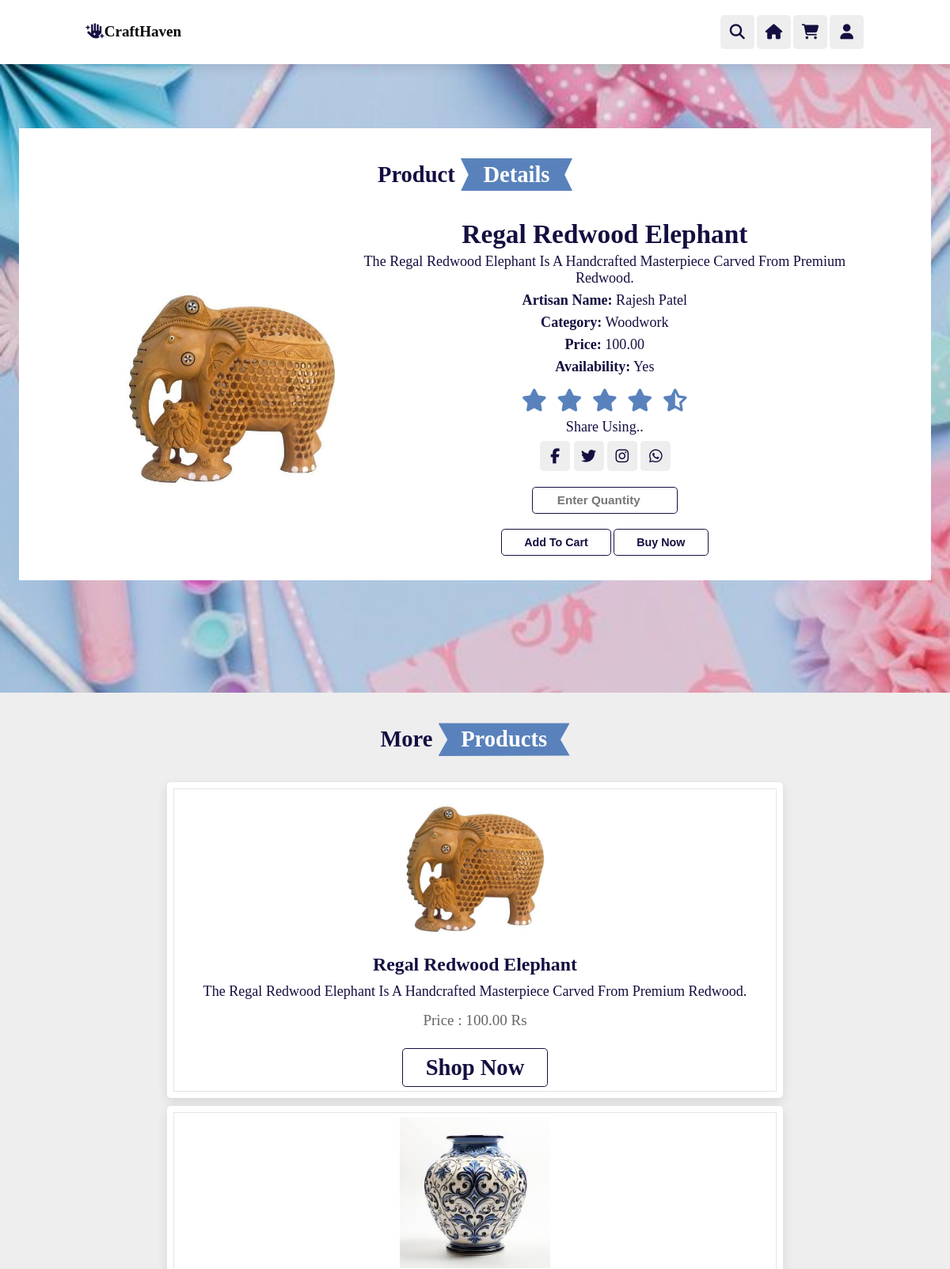
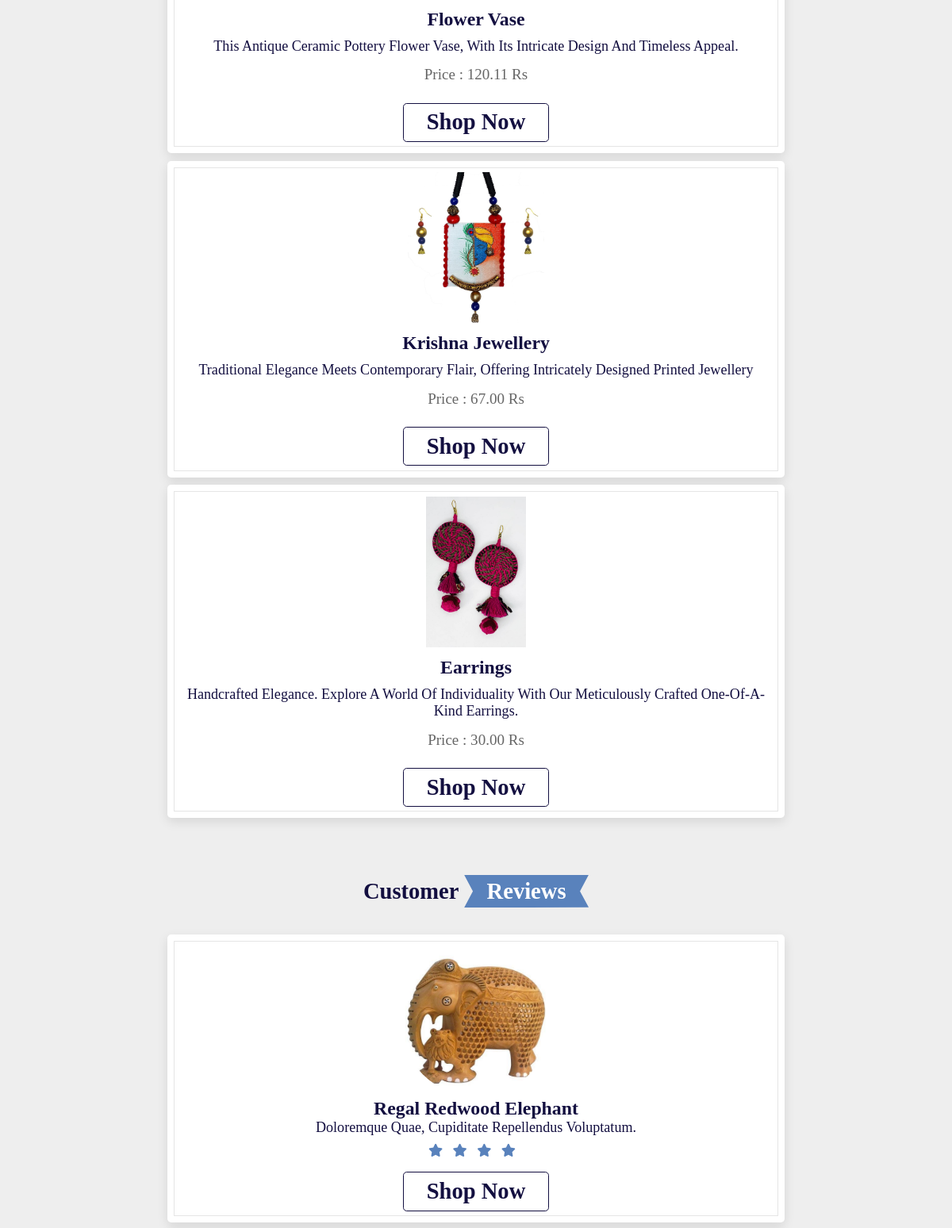
Page /ProductDetails.php?id=1 (upper part) on the committed database (2 pictures, top to bottom).
### tables this page shows
CREATE TABLE `products1` (
  `ProductID` int(11) NOT NULL,
  `ArtisanID` int(11) NOT NULL,
  `Title` varchar(100) NOT NULL,
  `Description` text NOT NULL,
  `Price` decimal(10,2) NOT NULL,
  `Availability` tinyint(1) NOT NULL,
  `Images` text NOT NULL,
  `Category` varchar(50) NOT NULL
);

CREATE TABLE `artisans1` (
  `ArtisanID` int(11) NOT NULL,
  `Name` varchar(100) NOT NULL,
  `Bio` text NOT NULL,
  `ContactInfo` varchar(255) NOT NULL,
  `ProfilePicture` varchar(255) NOT NULL,
  `Artisan_Password` varchar(255) NOT NULL
);

### ProductDetails.php (the view, shortened to what this page needs)
<?php
$con = mysqli_connect('localhost','root','','crafthaven_project');
if($con){
    if (isset($_GET['searchname'])) {
        $searchname = mysqli_real_escape_string($con, $_GET['searchname']);
        $query = "SELECT p.*, a.Name
        FROM `products1` p
        JOIN `artisans1` a ON p.ArtisanID = a.ArtisanID
        WHERE Title LIKE '%$searchname%' or Category LIKE '%$searchname%' ";
        $result = mysqli_query($con, $query);
        if ($row = mysqli_fetch_assoc($result)) {
            $ArtisanID = $row["ArtisanID"];
            $Artisan_Name = $row["Name"];
            $Images = $row["Images"];
            $Title =  $row["Title"];
            $Description =  $row["Description"] ;
            $Price =  $row["Price"];
            if($row["Availability"]==1)
            {
                $Availability = "yes";
            }
            else
            {
                $Availability = "No";
            }
            $Category = $row["Category"];
        } else {
            echo "<script>alert('No product or category find such as : $searchname'); </script>";
            $product_id = 1;
            $query = "SELECT p.*, a.Name
              FROM `products1` p
              JOIN `artisans1` a ON p.ArtisanID = a.ArtisanID
              WHERE p.ProductID = $product_id";
            $result = mysqli_query($con, $query);
            if ($row = mysqli_fetch_assoc($result)) {
                $ProductID= $row["ProductID"];
                $ArtisanID = $row["ArtisanID"];
                $Artisan_Name = $row["Name"];
                $Images = $row["Images"];
                $Title =  $row["Title"];
                $Description =  $row["Description"] ;
                $Price =  $row["Price"];
                if($row["Availability"]==1)
                {
                    $Availability = "yes";
                }
                else
                {
                    $Availability = "No";
                }
                $Category = $row["Category"];
            }
        }
    } elseif (isset($_GET['id'])) {
        $product_id = $_GET['id'];
        $query = "SELECT p.*, a.Name
          FROM `products1` p
          JOIN `artisans1` a ON p.ArtisanID = a.ArtisanID
          WHERE p.ProductID = $product_id";
        $result = mysqli_query($con, $query);
        if ($row = mysqli_fetch_assoc($result)) {
            $Artisan_Name = $row["Name"];
            $Images = $row["Images"];
            $Title =  $row["Title"];
            $Description =  $row["Description"] ;
            $Price =  $row["Price"];
            if($row["Availability"]==1)
            {
                $Availability = "yes";
            }
            else
            {
                $Availability = "No";
            }
            $Category = $row["Category"];
        } else {
            echo "Product not found.";
            exit;
        }
    } else {
        echo "invalid product ID.";
        exit();
    }
}
else
{
    die(mysqli_error($con));
}
?>
<!DOCTYPE html>
<html lang="en">
<head>
    <link href="https://cdnjs.cloudflare.com/ajax/libs/font-awesome/6.5.2/css/all.min.css" rel="stylesheet">
    <link href="css\ProductDetails.css" rel="stylesheet">
    <link rel="stylesheet" href="https://unpkg.com/swiper@7/swiper-bundle.min.css">
</head>
<body>
<header class="header">
<div class="logo">
        <h1><i class="fas fa-hand-sparkles"></i>CraftHaven</h1>
        </div>
    <div class="icons">
        <div class="fas fa-search" id="search-btn"></div>
        <div class="fas fa-home" id="home-btn" name="homepage"></div>
        <div class="fas fa-shopping-cart" id="cart-btn"></div>
        <div class="fas fa-user" id="Profile-btn"></div>
    </div>
</header>
<section class="home">
    <section class="information">
    <h1 class="heading">Product <span> Details</span></h1>
    <table class="styled-table">
        <tbody>
            <tr>
                <td>
                    <div class="profiles">
                         <img src='user_images/<?php echo $Images ; ?>' alt="Product Image">
                    </div>
                </td>
                <td>
                    <div class="product_details">
                        <h3><?php echo $Title ; ?></h3>
                        <p><?php echo $Description ; ?></p>
                        <p><strong>Artisan Name:</strong> <?php echo $Artisan_Name ; ?></p>
                        <p><strong>Category:</strong> <?php echo $Category ; ?></p>
                        <p><strong>Price:</strong> <?php echo $Price ; ?></p>
                        <p><strong>Availability:</strong> <?php echo $Availability ; ?></p>
                        <div class="stars">
                        <i class="fas fa-star"></i>
                        <i class="fas fa-star"></i>
                        <i class="fas fa-star"></i>
                        <i class="fas fa-star"></i>
                        <i class="fas fa-star-half-alt"></i>
                    	</div>
                        <p>Share using..</p>
                        <diV class="share">
                            <a href="#" class="fab fa-facebook-f"></a>
                            <a href="#" class="fab fa-twitter"></a>
                            <a href="#" class="fab fa-instagram"></a>
                            <a href="#" class="fab fa-whatsapp"></a>
                        </diV>
                        <br>
                        <form action="" method="post" >
                        <input type="number" id="quantity" name="quantity" class="QTY"
                        placeholder="Enter Quantity" required="required">
                        <br>
                        <div class="btn-groups" >
                        <input type="submit" class="btn" name="Addtocart" value="Add to Cart">
                        <input type="submit" class="btn" name="BuyNow" value="Buy Now">
                        </div>
                    </form>
                </td>
            </tr>
        </tbody>
    </table>
    </section>
</section>
<section class="crafts" id="products">
            <h1 class="heading">More <span>Products</span></h1>
            <div class="swiper crafts-slider">
                <div class="swiper-wrapper">
                <?php
			$con = mysqli_connect('localhost','root','','crafthaven_project');
			if($con){
     				$select_query = "select * from `products1`";
                 		$result = mysqli_query($con, $select_query);
                 		while( $row = mysqli_fetch_assoc($result))
                 		{
                                $ProductID1 = $row["ProductID"];
                    			$Images = $row["Images"];
                     			$Title =  $row["Title"];
                     			$Description =  $row["Description"] ;
                     			$Price =  $row["Price"];
                                echo"
                                <diV class='swiper-slide box'>
                                <img src='user_images/$Images' alt='image'><br><br>
                                <h3>$Title</h3>
                                <br>
                                <p>$Description </p><br>
                                <p class='price'>Price : $Price rs</p><br>
                                <a href='ProductDetails.php?id=$ProductID1' class='btn'>Shop Now</a>
                            </diV>";
                		 }
			}
			else
			{
    				die(mysqli_error($con));
			}
		?>
           </div>
            </div>
        </section>
<section class="crafts" id="Reviews">
            <h1 class="heading"> Customer <span>Reviews</span></h1>
            <div class="swiper crafts-slider">
                <div class="swiper-wrapper">
                <?php
			$con = mysqli_connect('localhost','root','','crafthaven_project');
			if($con){
     				$select_query = "select * from `products1`";
                 		$result = mysqli_query($con, $select_query);
                 		while( $row = mysqli_fetch_assoc($result))
                 		{
                                $ProductID2 = $row["ProductID"];
                    			$Images = $row["Images"];
                     			$Title =  $row["Title"];
                                echo"
                                <diV class='swiper-slide box'>
                                <img class='rounded' src='user_images/$Images' alt=''>
                                <h3>$Title</h3>
                                <p> doloremque quae, cupiditate repellendus voluptatum.</p>
                                <div class='stars'>
                                      <i class='fas fa-star'></i>
                                      <i class='fas fa-star'></i>
                                      <i class='fas fa-star'></i>
                                      <i class='fas fa-star'></i>
                                      <i class=/fas fa-star-half-alt'></i>
                                </div>
                                <a href='ProductDetails.php?id=$ProductID2' class='btn'>Shop Now</a>
                                    </diV>";
                		 }
			}
			else
			{
    				die(mysqli_error($con));
			}
		?>
              </div>
            </div>
        </section>
<?php include 'footer.php'; ?>
</body>
</html>

### css/ProductDetails.css (style rules this page uses)
:root { --orange: #5982bc; --black: #130f40; --light-color:#666; --box-shadow: 0 .5rem 1.5rem rgba(0,0,0,.1); --border: .2rem solid rgba(0,0,0,.1); --outline: .1rem solid rgba(0,0,0,.1); --outline-hover:.2rem solid var(--black); }
* { margin: 0; padding: 0; box-sizing: border-box; outline: none; border: none; text-decoration: none; text-transform: capitalize; transition: all .2s linear; }
html { font-size: 59.5%; overflow-x: hidden; scroll-behavior: smooth; scroll-padding-top: 7rem; }
section { padding: 2rem 9%; }
.heading { text-align: center; padding: 2rem 0; padding-bottom: 3rem; font-size: 3rem; color:var(--black) ; }
.heading span { background: var(--orange); color: #fff; display: inline-block; padding: .5rem 3rem; clip-path: polygon(100% 0, 93% 50%, 100% 99%,0% 100%, 7% 50%,0% 0% ); }
body { background: #eee; }
.btn { font-weight: bold; margin-top: 1rem; display: inline-block; padding: .8rem 3rem; font-size: 1.5rem; border-radius: .5rem; border: .2rem solid var(--black); color: var(--black); cursor: pointer; background: none; }
.header { position: fixed; top: 0; left: 0;right: 0; z-index: 1000; display: flex; align-items: center; justify-content: space-between; padding: 2rem 9%; background: #fff; box-shadow: var(--box-shadow); }
.header .logo h1 i { color: var(--black); }
.header .icons div { height: 4.5rem; width: 4.5rem; line-height: 4.5rem; border-radius: .5rem; background: #eee; color: var(--black); font-size: 2rem; margin-right: .1rem; cursor: pointer; text-align: center; }
.QTY { font-weight: bold; margin-top: 1rem; display: inline-block; padding: .8rem 3rem; border-radius: .5rem; border: .2rem solid var(--black); color: var(--black); cursor: pointer; background: none; text-align: center; height: 50%; width: 30%; text-transform: none; font-size: 1.6rem; }
.price { padding-left: 1rem; font-size: 1.6rem; color: var(--black); }
.home { padding: 5rem 2%; background: url("../images/background2.jpg") repeat; background-position: center; background-size: cover; }
.information { margin-bottom: 5rem; background: #fff; }
.profiles img { height: 30rem; width: 30rem; object-fit: fill; margin: 20px; }
.product_details { text-align: center; }
.product_details h3 { color: var(--black); font-size: 3.5rem; text-align: center; margin: 5px; }
.product_details p { font-size: 1.9rem; color: var(--black); text-align: center; margin-bottom: 7px; }
.stars i { font-size: 3rem; color: var(--orange); text-align: center; padding: .5rem 0; margin: 5px; }
.btn-groups { text-align: center; margin: 10px; }
.crafts .crafts-slider { padding: 1rem; padding: 0.5rem; max-width: 80%; margin: 0 auto; }
.crafts .crafts-slider .box { background: #fff; border-radius: .5rem; text-align: center; padding: 1.5rem 1rem; margin-bottom: 1rem; outline-offset: -1rem; outline: var(--outline); box-shadow: var(--box-shadow); transition: .2s linear; height: 50%; }
.crafts .crafts-slider .box img { height: 20rem; object-fit: cover; }
.crafts .crafts-slider .box a { color: var(--black); font-size: 3rem; }
.crafts .crafts-slider .box h3 { font-size: 2.5rem; color: var(--black); }
.crafts .crafts-slider .box p { font-size: 1.9rem; color: var(--black); }
.crafts .crafts-slider .box .price { font-size: 2rem; color: var(--light-color); padding: .5rem 0; }
.share a { height: 4rem; width: 4rem; line-height: 4rem; border-radius: .5rem; font-size: 2rem; color: var(--black); margin-left: .2rem; background: #eee; text-align: center; }

### rows in the picture
products1: Images (picture), Title "Regal Redwood Elephant", Description "The Regal Redwood Elephant Is A Handcrafted Masterpiece Carved From Premium Redwood.", ArtisanID.Name "Rajesh Patel", Category "Woodwork", Price "100.00", Availability "Yes"
products1: Images (picture), Title "Flower Vase", Description "This Antique Ceramic Pottery Flower Vase, With Its Intricate Design And Timeless Appeal.", Price "120.11"
products1: Images (picture), Title "Krishna Jewellery", Description "Traditional Elegance Meets Contemporary Flair, Offering Intricately Designed Printed Jewellery", Price "67.00"
products1: Images (picture), Title "Earrings", Description "Handcrafted Elegance. Explore A World Of Individuality With Our Meticulously Crafted One-Of-A-Kind Earrings.", Price "30.00"
